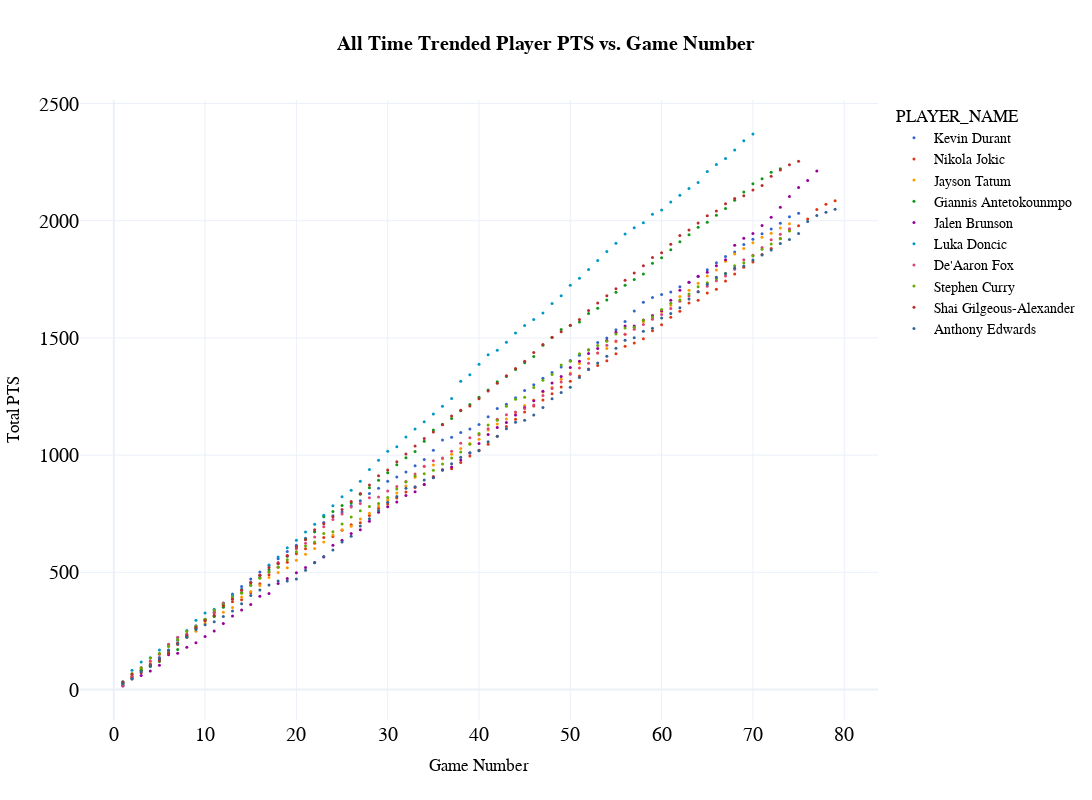

The notebook cell saved with this chart:
### Code cell
fig = px.scatter(
  df_top, 
  x="Game Number", 
  y="Total {}".format(sort_category),
  color='PLAYER_NAME',
  color_discrete_sequence=px.colors.qualitative.G10,
  title="<b>Regular Season All Time Trended Player {} vs. Game Number</b>".format(sort_category),
  template="plotly_white",
  hover_data=['PLAYER_NAME', 'MIN', 'FGM', 'FGA', 'FG_PCT', 'FG3M', 'FG3A', 'FG3_PCT', 'FTM', 'FTA', 'OREB',
       'DREB', 'REB', 'AST', 'STL', 'BLK', 'TOV', 'PF', 'PTS', 'PLUS_MINUS', 'Season',
       'Game Number'], 
  height=800, 
  width=1200,
  )

fig.update_layout(
    title_x=0.5,
    hoverlabel=dict(
        bgcolor="white",
        font_size=16,
        font_family="PT Sans Narrow"
    ),
    yaxis = dict(tickfont = dict(size=20)),
    xaxis = dict(tickfont = dict(size=20)),
    font=dict(
        family="PT Sans Narrow",
        size=14,
        color="Black"
    ),
    title_font_family="PT Sans Narrow"
)
fig.update_traces(marker={'size': 3})

fig

### Figure 1 — Plotly figure (JSON) as saved in the notebook; plotly's stock layout.template omitted (floating-point values rounded to 4 significant figures; data arrays with more than 128 entries replaced by an {"elided": "..."} marker saying what was removed)
{"data": [{"customdata": {"elided": "75x21 mixed values"}, "hovertemplate": "PLAYER_NAME=%{customdata[0]}<br>Game Number=%{x}<br>Total PTS=%{y}<br>MIN=%{customdata[1]}<br>FGM=%{customdata[2]}<br>FGA=%{customdata[3]}<br>FG_PCT=%{customdata[4]}<br>FG3M=%{customdata[5]}<br>FG3A=%{customdata[6]}<br>FG3_PCT=%{customdata[7]}<br>FTM=%{customdata[8]}<br>FTA=%{customdata[9]}<br>OREB=%{customdata[10]}<br>DREB=%{customdata[11]}<br>REB=%{customdata[12]}<br>AST=%{customdata[13]}<br>STL=%{customdata[14]}<br>BLK=%{customdata[15]}<br>TOV=%{customdata[16]}<br>PF=%{customdata[17]}<br>PTS=%{customdata[18]}<br>PLUS_MINUS=%{customdata[19]}<br>Season=%{customdata[20]}<extra></extra>", "legendgroup": "Kevin Durant", "marker": {"color": "#3366CC", "size": 3, "symbol": "circle"}, "mode": "markers", "name": "Kevin Durant", "orientation": "v", "showlegend": true, "type": "scatter", "x": [2, 53, 52, 70, 72, 27, 39, 32, 8, 19, 42, 35, 9, 7, 50, 71, 60, 68, 64, 44, 25, 31, 5, 26, 10, 34, 13, 46, 74, 48, 62, 55, 3, 18, 40, 41, 28, 23, 49, 61, 65, 66, 73, 63, 43, 15, 30, 4, 6, 12, 22, 16, 1, 59, 54, 58, 51, 47, 37, 24, 38, 11, 21, 36, 67, 57, 69, 56, 45, 75, 33, 20, 14, 29, 17], "xaxis": "x", "y": [57, 1480, 1450, 1921, 1965, 805, 1111, 928, 234, 589, 1199, 1021, 272, 209, 1404, 1944, 1685, 1867, 1762, 1245, 757, 907, 137, 784, 300, 981, 408, 1300, 2017, 1353, 1718, 1535, 83, 558, 1131, 1164, 836, 713, 1376, 1696, 1791, 1821, 1989, 1737, 1217, 471, 889, 109, 168, 369, 673, 501, 18, 1672, 1500, 1652, 1426, 1328, 1076, 741, 1096, 331, 645, 1064, 1847, 1615, 1899, 1570, 1276, 2032, 955, 616, 439, 859, 531], "yaxis": "y"}, {"customdata": {"elided": "79x21 mixed values"}, "hovertemplate": "PLAYER_NAME=%{customdata[0]}<br>Game Number=%{x}<br>Total PTS=%{y}<br>MIN=%{customdata[1]}<br>FGM=%{customdata[2]}<br>FGA=%{customdata[3]}<br>FG_PCT=%{customdata[4]}<br>FG3M=%{customdata[5]}<br>FG3A=%{customdata[6]}<br>FG3_PCT=%{customdata[7]}<br>FTM=%{customdata[8]}<br>FTA=%{customdata[9]}<br>OREB=%{customdata[10]}<br>DREB=%{customdata[11]}<br>REB=%{customdata[12]}<br>AST=%{customdata[13]}<br>STL=%{customdata[14]}<br>BLK=%{customdata[15]}<br>TOV=%{customdata[16]}<br>PF=%{customdata[17]}<br>PTS=%{customdata[18]}<br>PLUS_MINUS=%{customdata[19]}<br>Season=%{customdata[20]}<extra></extra>", "legendgroup": "Nikola Jokic", "marker": {"color": "#DC3912", "size": 3, "symbol": "circle"}, "mode": "markers", "name": "Nikola Jokic", "orientation": "v", "showlegend": true, "type": "scatter", "x": [1, 50, 59, 64, 55, 63, 79, 34, 38, 46, 28, 16, 56, 65, 76, 58, 57, 54, 30, 26, 48, 29, 15, 44, 20, 5, 10, 17, 74, 71, 75, 24, 33, 31, 35, 3, 18, 41, 8, 47, 22, 78, 72, 73, 40, 19, 12, 42, 21, 66, 52, 67, 61, 62, 60, 37, 14, 25, 13, 7, 6, 4, 39, 45, 9, 2, 51, 70, 53, 69, 77, 68, 27, 32, 23, 36, 49, 43, 11], "xaxis": "x", "y": [29, 1315, 1531, 1661, 1432, 1649, 2085, 875, 969, 1210, 742, 451, 1464, 1692, 2007, 1496, 1478, 1403, 791, 703, 1262, 773, 413, 1153, 579, 131, 298, 490, 1960, 1856, 1979, 653, 862, 817, 909, 79, 522, 1046, 227, 1235, 624, 2070, 1882, 1924, 1021, 543, 356, 1080, 601, 1708, 1367, 1743, 1588, 1614, 1556, 942, 383, 679, 374, 192, 164, 106, 996, 1184, 262, 51, 1338, 1824, 1382, 1802, 2048, 1773, 711, 843, 649, 938, 1291, 1122, 330], "yaxis": "y"}, {"customdata": {"elided": "74x21 mixed values"}, "hovertemplate": "PLAYER_NAME=%{customdata[0]}<br>Game Number=%{x}<br>Total PTS=%{y}<br>MIN=%{customdata[1]}<br>FGM=%{customdata[2]}<br>FGA=%{customdata[3]}<br>FG_PCT=%{customdata[4]}<br>FG3M=%{customdata[5]}<br>FG3A=%{customdata[6]}<br>FG3_PCT=%{customdata[7]}<br>FTM=%{customdata[8]}<br>FTA=%{customdata[9]}<br>OREB=%{customdata[10]}<br>DREB=%{customdata[11]}<br>REB=%{customdata[12]}<br>AST=%{customdata[13]}<br>STL=%{customdata[14]}<br>BLK=%{customdata[15]}<br>TOV=%{customdata[16]}<br>PF=%{customdata[17]}<br>PTS=%{customdata[18]}<br>PLUS_MINUS=%{customdata[19]}<br>Season=%{customdata[20]}<extra></extra>", "legendgroup": "Jayson Tatum", "marker": {"color": "#FF9900", "size": 3, "symbol": "circle"}, "mode": "markers", "name": "Jayson Tatum", "orientation": "v", "showlegend": true, "type": "scatter", "x": [58, 66, 54, 62, 52, 72, 9, 24, 17, 68, 59, 48, 65, 63, 35, 19, 42, 4, 8, 43, 37, 22, 41, 31, 23, 12, 6, 34, 73, 69, 57, 13, 28, 18, 15, 45, 46, 33, 10, 39, 1, 74, 51, 70, 53, 50, 61, 64, 71, 55, 7, 27, 44, 21, 47, 11, 29, 67, 60, 56, 32, 16, 38, 2, 49, 40, 36, 30, 26, 5, 25, 3, 20, 14], "xaxis": "x", "y": [1569, 1790, 1455, 1677, 1411, 1947, 249, 659, 478, 1858, 1584, 1289, 1764, 1703, 958, 520, 1133, 119, 222, 1154, 1004, 602, 1107, 838, 629, 330, 183, 951, 1969, 1881, 1543, 350, 752, 499, 418, 1212, 1235, 906, 284, 1050, 34, 1987, 1391, 1906, 1436, 1350, 1639, 1733, 1930, 1484, 199, 727, 1182, 577, 1269, 313, 783, 1827, 1613, 1516, 868, 444, 1028, 56, 1324, 1068, 985, 808, 697, 151, 682, 89, 552, 395], "yaxis": "y"}, {"customdata": {"elided": "73x21 mixed values"}, "hovertemplate": "PLAYER_NAME=%{customdata[0]}<br>Game Number=%{x}<br>Total PTS=%{y}<br>MIN=%{customdata[1]}<br>FGM=%{customdata[2]}<br>FGA=%{customdata[3]}<br>FG_PCT=%{customdata[4]}<br>FG3M=%{customdata[5]}<br>FG3A=%{customdata[6]}<br>FG3_PCT=%{customdata[7]}<br>FTM=%{customdata[8]}<br>FTA=%{customdata[9]}<br>OREB=%{customdata[10]}<br>DREB=%{customdata[11]}<br>REB=%{customdata[12]}<br>AST=%{customdata[13]}<br>STL=%{customdata[14]}<br>BLK=%{customdata[15]}<br>TOV=%{customdata[16]}<br>PF=%{customdata[17]}<br>PTS=%{customdata[18]}<br>PLUS_MINUS=%{customdata[19]}<br>Season=%{customdata[20]}<extra></extra>", "legendgroup": "Giannis Antetokounmpo", "marker": {"color": "#109618", "size": 3, "symbol": "circle"}, "mode": "markers", "name": "Giannis Antetokounmpo", "orientation": "v", "showlegend": true, "type": "scatter", "x": [68, 70, 67, 65, 57, 30, 26, 44, 17, 7, 21, 25, 1, 45, 19, 20, 12, 34, 49, 50, 69, 62, 55, 56, 73, 24, 33, 18, 16, 3, 38, 13, 42, 35, 6, 60, 61, 63, 71, 53, 72, 58, 66, 64, 46, 40, 36, 8, 54, 52, 5, 43, 2, 32, 14, 31, 9, 29, 59, 51, 11, 4, 37, 22, 48, 39, 28, 15, 10, 41, 27, 47, 23], "xaxis": "x", "y": [2087, 2158, 2052, 1993, 1749, 925, 796, 1365, 511, 171, 641, 785, 23, 1394, 569, 604, 351, 1059, 1536, 1553, 2123, 1910, 1695, 1725, 2222, 759, 1015, 537, 478, 82, 1189, 393, 1313, 1107, 156, 1842, 1876, 1940, 2179, 1627, 2207, 1773, 2023, 1972, 1421, 1247, 1132, 225, 1662, 1604, 120, 1335, 49, 989, 414, 959, 260, 893, 1819, 1568, 311, 98, 1156, 673, 1502, 1216, 861, 445, 295, 1278, 833, 1469, 737], "yaxis": "y"}, {"customdata": {"elided": "77x21 mixed values"}, "hovertemplate": "PLAYER_NAME=%{customdata[0]}<br>Game Number=%{x}<br>Total PTS=%{y}<br>MIN=%{customdata[1]}<br>FGM=%{customdata[2]}<br>FGA=%{customdata[3]}<br>FG_PCT=%{customdata[4]}<br>FG3M=%{customdata[5]}<br>FG3A=%{customdata[6]}<br>FG3_PCT=%{customdata[7]}<br>FTM=%{customdata[8]}<br>FTA=%{customdata[9]}<br>OREB=%{customdata[10]}<br>DREB=%{customdata[11]}<br>REB=%{customdata[12]}<br>AST=%{customdata[13]}<br>STL=%{customdata[14]}<br>BLK=%{customdata[15]}<br>TOV=%{customdata[16]}<br>PF=%{customdata[17]}<br>PTS=%{customdata[18]}<br>PLUS_MINUS=%{customdata[19]}<br>Season=%{customdata[20]}<extra></extra>", "legendgroup": "Jalen Brunson", "marker": {"color": "#990099", "size": 3, "symbol": "circle"}, "mode": "markers", "name": "Jalen Brunson", "orientation": "v", "showlegend": true, "type": "scatter", "x": [54, 63, 53, 9, 3, 4, 23, 41, 6, 1, 72, 51, 50, 57, 62, 60, 17, 14, 15, 36, 19, 13, 20, 33, 29, 47, 56, 59, 74, 76, 49, 58, 77, 37, 8, 35, 10, 46, 24, 12, 45, 18, 28, 40, 48, 70, 75, 66, 7, 27, 25, 39, 38, 32, 5, 2, 64, 52, 61, 67, 43, 22, 42, 16, 68, 69, 73, 65, 55, 71, 31, 21, 30, 11, 26, 44, 34], "xaxis": "x", "y": [1489, 1737, 1455, 200, 60, 79, 565, 1088, 148, 15, 2015, 1401, 1374, 1551, 1703, 1616, 410, 339, 363, 937, 474, 314, 498, 844, 756, 1272, 1551, 1596, 2103, 2172, 1335, 1577, 2212, 949, 180, 904, 226, 1232, 615, 282, 1203, 452, 718, 1050, 1308, 1945, 2142, 1808, 155, 682, 637, 1009, 979, 828, 103, 46, 1763, 1434, 1661, 1834, 1139, 542, 1118, 398, 1895, 1925, 2058, 1780, 1524, 1980, 800, 521, 780, 250, 666, 1171, 875], "yaxis": "y"}, {"customdata": {"elided": "70x21 mixed values"}, "hovertemplate": "PLAYER_NAME=%{customdata[0]}<br>Game Number=%{x}<br>Total PTS=%{y}<br>MIN=%{customdata[1]}<br>FGM=%{customdata[2]}<br>FGA=%{customdata[3]}<br>FG_PCT=%{customdata[4]}<br>FG3M=%{customdata[5]}<br>FG3A=%{customdata[6]}<br>FG3_PCT=%{customdata[7]}<br>FTM=%{customdata[8]}<br>FTA=%{customdata[9]}<br>OREB=%{customdata[10]}<br>DREB=%{customdata[11]}<br>REB=%{customdata[12]}<br>AST=%{customdata[13]}<br>STL=%{customdata[14]}<br>BLK=%{customdata[15]}<br>TOV=%{customdata[16]}<br>PF=%{customdata[17]}<br>PTS=%{customdata[18]}<br>PLUS_MINUS=%{customdata[19]}<br>Season=%{customdata[20]}<extra></extra>", "legendgroup": "Luka Doncic", "marker": {"color": "#0099C6", "size": 3, "symbol": "circle"}, "mode": "markers", "name": "Luka Doncic", "orientation": "v", "showlegend": true, "type": "scatter", "x": [50, 43, 61, 46, 42, 11, 10, 40, 5, 39, 8, 23, 30, 38, 1, 66, 54, 57, 70, 44, 60, 51, 67, 14, 31, 32, 9, 18, 3, 25, 41, 20, 53, 65, 58, 68, 55, 35, 33, 63, 45, 47, 37, 28, 22, 52, 56, 59, 48, 4, 12, 6, 15, 24, 29, 17, 36, 2, 49, 69, 64, 62, 7, 34, 21, 26, 19, 13, 27, 16], "xaxis": "x", "y": [1725, 1482, 2080, 1579, 1447, 342, 326, 1388, 169, 1343, 252, 744, 1017, 1315, 33, 2240, 1869, 1970, 2370, 1521, 2046, 1755, 2265, 428, 1036, 1077, 296, 565, 117, 822, 1428, 637, 1830, 2210, 1991, 2302, 1904, 1175, 1111, 2137, 1553, 1606, 1242, 939, 705, 1792, 1943, 2028, 1647, 135, 368, 192, 458, 784, 978, 529, 1208, 82, 1680, 2341, 2163, 2109, 221, 1142, 672, 850, 605, 403, 889, 488], "yaxis": "y"}, {"customdata": {"elided": "74x21 mixed values"}, "hovertemplate": "PLAYER_NAME=%{customdata[0]}<br>Game Number=%{x}<br>Total PTS=%{y}<br>MIN=%{customdata[1]}<br>FGM=%{customdata[2]}<br>FGA=%{customdata[3]}<br>FG_PCT=%{customdata[4]}<br>FG3M=%{customdata[5]}<br>FG3A=%{customdata[6]}<br>FG3_PCT=%{customdata[7]}<br>FTM=%{customdata[8]}<br>FTA=%{customdata[9]}<br>OREB=%{customdata[10]}<br>DREB=%{customdata[11]}<br>REB=%{customdata[12]}<br>AST=%{customdata[13]}<br>STL=%{customdata[14]}<br>BLK=%{customdata[15]}<br>TOV=%{customdata[16]}<br>PF=%{customdata[17]}<br>PTS=%{customdata[18]}<br>PLUS_MINUS=%{customdata[19]}<br>Season=%{customdata[20]}<extra></extra>", "legendgroup": "De'Aaron Fox", "marker": {"color": "#DD4477", "size": 3, "symbol": "circle"}, "mode": "markers", "name": "De'Aaron Fox", "orientation": "v", "showlegend": true, "type": "scatter", "x": [64, 73, 59, 74, 31, 36, 43, 27, 13, 25, 15, 6, 26, 1, 44, 58, 50, 60, 45, 67, 66, 9, 35, 11, 4, 16, 34, 2, 46, 47, 61, 52, 65, 51, 70, 29, 39, 40, 37, 7, 10, 55, 72, 57, 54, 17, 30, 19, 24, 12, 68, 71, 48, 53, 62, 56, 32, 20, 21, 8, 22, 38, 69, 63, 49, 28, 41, 5, 42, 3, 18, 14, 33, 23], "xaxis": "x", "y": [1697, 1942, 1580, 1966, 866, 988, 1172, 794, 394, 749, 458, 193, 779, 18, 1184, 1557, 1345, 1600, 1199, 1764, 1744, 263, 976, 328, 122, 487, 952, 57, 1214, 1254, 1625, 1392, 1720, 1372, 1853, 821, 1074, 1087, 1017, 223, 299, 1487, 1919, 1537, 1469, 501, 847, 572, 725, 368, 1793, 1886, 1284, 1436, 1656, 1516, 887, 601, 624, 237, 651, 1051, 1833, 1679, 1312, 818, 1112, 150, 1153, 94, 542, 424, 919, 694], "yaxis": "y"}, {"customdata": {"elided": "74x21 mixed values"}, "hovertemplate": "PLAYER_NAME=%{customdata[0]}<br>Game Number=%{x}<br>Total PTS=%{y}<br>MIN=%{customdata[1]}<br>FGM=%{customdata[2]}<br>FGA=%{customdata[3]}<br>FG_PCT=%{customdata[4]}<br>FG3M=%{customdata[5]}<br>FG3A=%{customdata[6]}<br>FG3_PCT=%{customdata[7]}<br>FTM=%{customdata[8]}<br>FTA=%{customdata[9]}<br>OREB=%{customdata[10]}<br>DREB=%{customdata[11]}<br>REB=%{customdata[12]}<br>AST=%{customdata[13]}<br>STL=%{customdata[14]}<br>BLK=%{customdata[15]}<br>TOV=%{customdata[16]}<br>PF=%{customdata[17]}<br>PTS=%{customdata[18]}<br>PLUS_MINUS=%{customdata[19]}<br>Season=%{customdata[20]}<extra></extra>", "legendgroup": "Stephen Curry", "marker": {"color": "#66AA00", "size": 3, "symbol": "circle"}, "mode": "markers", "name": "Stephen Curry", "orientation": "v", "showlegend": true, "type": "scatter", "x": [64, 59, 65, 56, 51, 13, 29, 7, 3, 9, 26, 37, 31, 16, 8, 40, 2, 74, 50, 49, 35, 17, 38, 41, 33, 20, 25, 44, 43, 46, 66, 52, 58, 34, 42, 19, 39, 63, 55, 68, 54, 62, 24, 18, 28, 23, 4, 10, 30, 1, 57, 53, 61, 73, 48, 47, 6, 15, 32, 36, 21, 71, 67, 70, 60, 72, 45, 69, 14, 5, 22, 27, 12, 11], "xaxis": "x", "y": [1718, 1590, 1735, 1542, 1433, 395, 794, 213, 92, 270, 736, 988, 855, 475, 247, 1092, 68, 1956, 1401, 1385, 935, 501, 1013, 1129, 911, 588, 706, 1238, 1209, 1289, 1752, 1448, 1575, 920, 1149, 554, 1046, 1687, 1517, 1808, 1486, 1662, 673, 523, 781, 666, 134, 300, 819, 27, 1546, 1468, 1648, 1923, 1344, 1319, 185, 446, 885, 962, 612, 1878, 1775, 1850, 1621, 1901, 1247, 1821, 411, 155, 629, 763, 363, 338], "yaxis": "y"}, {"customdata": {"elided": "75x21 mixed values"}, "hovertemplate": "PLAYER_NAME=%{customdata[0]}<br>Game Number=%{x}<br>Total PTS=%{y}<br>MIN=%{customdata[1]}<br>FGM=%{customdata[2]}<br>FGA=%{customdata[3]}<br>FG_PCT=%{customdata[4]}<br>FG3M=%{customdata[5]}<br>FG3A=%{customdata[6]}<br>FG3_PCT=%{customdata[7]}<br>FTM=%{customdata[8]}<br>FTA=%{customdata[9]}<br>OREB=%{customdata[10]}<br>DREB=%{customdata[11]}<br>REB=%{customdata[12]}<br>AST=%{customdata[13]}<br>STL=%{customdata[14]}<br>BLK=%{customdata[15]}<br>TOV=%{customdata[16]}<br>PF=%{customdata[17]}<br>PTS=%{customdata[18]}<br>PLUS_MINUS=%{customdata[19]}<br>Season=%{customdata[20]}<extra></extra>", "legendgroup": "Shai Gilgeous-Alexander", "marker": {"color": "#B82E2E", "size": 3, "symbol": "circle"}, "mode": "markers", "name": "Shai Gilgeous-Alexander", "orientation": "v", "showlegend": true, "type": "scatter", "x": [58, 50, 54, 62, 36, 17, 27, 6, 47, 1, 69, 53, 57, 67, 18, 48, 39, 10, 46, 24, 31, 7, 60, 64, 65, 74, 72, 73, 3, 49, 19, 38, 37, 11, 9, 12, 2, 13, 43, 40, 14, 29, 5, 44, 41, 28, 32, 8, 66, 70, 71, 59, 68, 52, 75, 34, 33, 23, 16, 4, 25, 22, 51, 56, 61, 63, 55, 30, 35, 21, 45, 26, 15, 42, 20], "xaxis": "x", "y": [1808, 1554, 1680, 1937, 1130, 521, 836, 154, 1472, 31, 2107, 1649, 1777, 2072, 538, 1503, 1210, 293, 1438, 737, 972, 197, 1863, 1990, 2021, 2239, 2190, 2216, 72, 1526, 571, 1191, 1167, 317, 265, 357, 65, 385, 1339, 1241, 425, 912, 124, 1370, 1274, 872, 1005, 230, 2041, 2131, 2150, 1843, 2095, 1617, 2254, 1071, 1039, 707, 488, 104, 768, 682, 1579, 1746, 1900, 1960, 1710, 936, 1099, 639, 1401, 802, 456, 1307, 609], "yaxis": "y"}, {"customdata": {"elided": "79x21 mixed values"}, "hovertemplate": "PLAYER_NAME=%{customdata[0]}<br>Game Number=%{x}<br>Total PTS=%{y}<br>MIN=%{customdata[1]}<br>FGM=%{customdata[2]}<br>FGA=%{customdata[3]}<br>FG_PCT=%{customdata[4]}<br>FG3M=%{customdata[5]}<br>FG3A=%{customdata[6]}<br>FG3_PCT=%{customdata[7]}<br>FTM=%{customdata[8]}<br>FTA=%{customdata[9]}<br>OREB=%{customdata[10]}<br>DREB=%{customdata[11]}<br>REB=%{customdata[12]}<br>AST=%{customdata[13]}<br>STL=%{customdata[14]}<br>BLK=%{customdata[15]}<br>TOV=%{customdata[16]}<br>PF=%{customdata[17]}<br>PTS=%{customdata[18]}<br>PLUS_MINUS=%{customdata[19]}<br>Season=%{customdata[20]}<extra></extra>", "legendgroup": "Anthony Edwards", "marker": {"color": "#316395", "size": 3, "symbol": "circle"}, "mode": "markers", "name": "Anthony Edwards", "orientation": "v", "showlegend": true, "type": "scatter", "x": [48, 71, 70, 60, 67, 72, 79, 26, 20, 7, 62, 57, 51, 69, 33, 16, 10, 3, 47, 9, 1, 77, 75, 49, 65, 64, 59, 35, 18, 24, 5, 29, 8, 14, 32, 61, 66, 78, 54, 76, 45, 40, 17, 38, 12, 44, 23, 15, 42, 27, 34, 58, 53, 52, 68, 56, 55, 73, 39, 2, 31, 46, 43, 13, 30, 28, 21, 6, 74, 50, 63, 19, 36, 11, 4, 37, 22, 25, 41], "xaxis": "x", "y": [1241, 1854, 1832, 1585, 1775, 1875, 2049, 654, 472, 195, 1629, 1501, 1331, 1807, 865, 425, 276, 76, 1203, 256, 26, 2022, 1946, 1267, 1729, 1697, 1541, 903, 463, 595, 131, 764, 223, 366, 859, 1604, 1759, 2036, 1422, 1997, 1149, 1019, 446, 991, 312, 1140, 568, 401, 1081, 698, 894, 1528, 1393, 1365, 1798, 1490, 1456, 1903, 1010, 45, 823, 1171, 1113, 335, 799, 729, 509, 169, 1920, 1290, 1666, 463, 936, 289, 100, 963, 541, 629, 1057], "yaxis": "y"}], "layout": {"font": {"color": "Black", "family": "PT Sans Narrow", "size": 14}, "height": 800, "hoverlabel": {"bgcolor": "white", "font": {"family": "PT Sans Narrow", "size": 16}}, "legend": {"title": {"text": "PLAYER_NAME"}, "tracegroupgap": 0}, "title": {"font": {"family": "PT Sans Narrow"}, "text": "<b>All Time Trended Player PTS vs. Game Number</b>", "x": 0.5}, "width": 1200, "xaxis": {"anchor": "y", "domain": [0, 1], "tickfont": {"size": 20}, "title": {"text": "Game Number"}}, "yaxis": {"anchor": "x", "domain": [0, 1], "tickfont": {"size": 20}, "title": {"text": "Total PTS"}}}}
